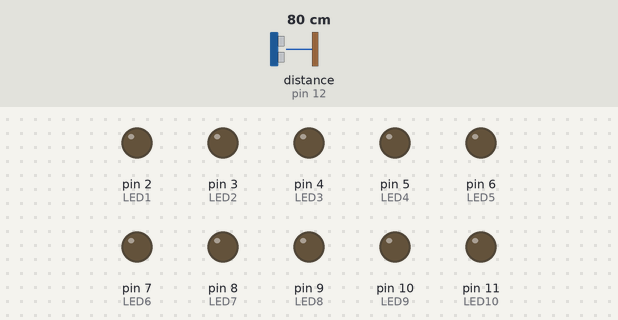
The sketch below on a simulated Arduino Uno, built with avr-gcc and run on an emulated ATmega328P. Parts: output pins drawn as LEDs (lit = HIGH). Wiring (inferred from the names in the program): ultrasonic range finder: trigger pin 13; echo pin 12. The inputs (shaded band) are chosen by the test bench; at power-on: distance to the obstacle (sensor on pin 12) 80 cm. The echo pulse lasts 58.3 µs per cm; pins used as bus, display or sensor lines are not drawn; what the sketch prints to the serial monitor is not drawn.

Above: at 1.2 s.
1.3 s: distance to the obstacle (sensor on pin 12) set to 55 cm
2.8 s: distance to the obstacle (sensor on pin 12) set to 48 cm
At 3.9 s:
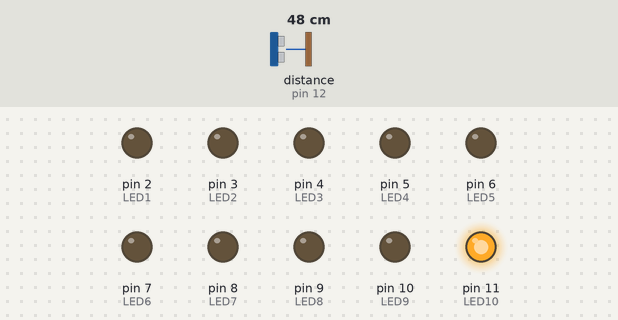
4.3 s: distance to the obstacle (sensor on pin 12) set to 43 cm
At 5.1 s:
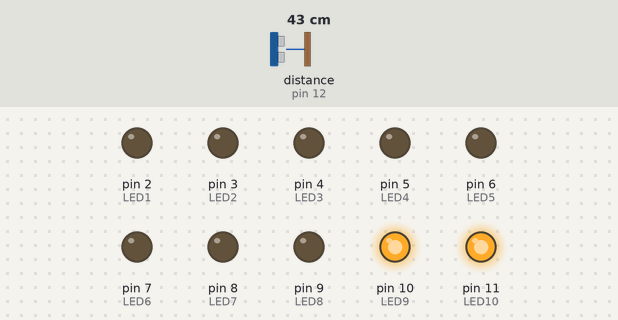
5.8 s: distance to the obstacle (sensor on pin 12) set to 2 cm
At 6.1 s:
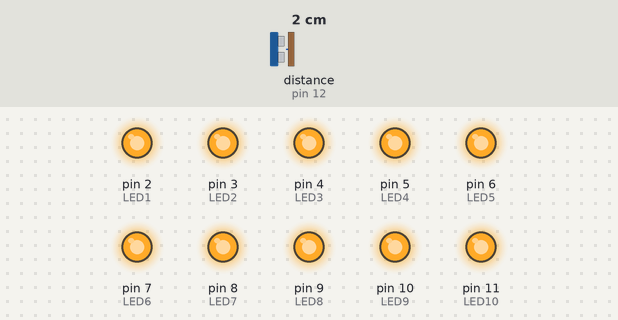
7.3 s: distance to the obstacle (sensor on pin 12) set to 5 cm
8.8 s: distance to the obstacle (sensor on pin 12) set to 8 cm
At 9.6 s:
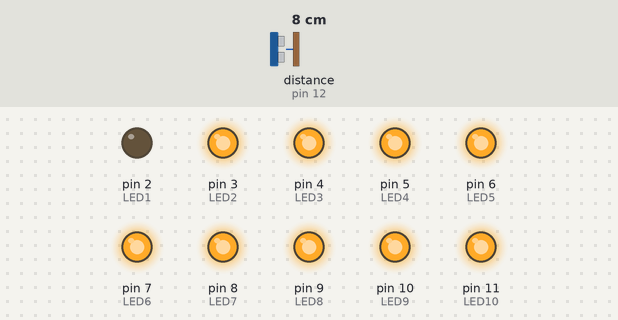
Timing chart, 0 to 11.3 s (numbered marks = the images above; inputs shaded):
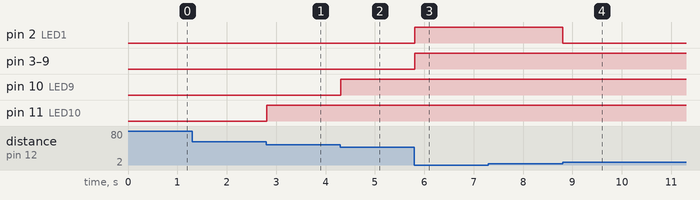

The sketch:

Ultrasonic_LED_Control.ino
```cpp
#define echo 12
#define trig 13

#define LED1 2
#define LED2 3
#define LED3 4
#define LED4 5
#define LED5 6
#define LED6 7
#define LED7 8
#define LED8 9
#define LED9 10
#define LED10 11

int duration = 0;
int distance = 0;

void setup()
{
    Serial.begin(9600);
    pinMode(trig, OUTPUT);
    pinMode(echo, INPUT);

    pinMode(LED1, OUTPUT);
    pinMode(LED2, OUTPUT);
    pinMode(LED3, OUTPUT);
    pinMode(LED4, OUTPUT);
    pinMode(LED5, OUTPUT);
    pinMode(LED6, OUTPUT);
    pinMode(LED7, OUTPUT);
    pinMode(LED8, OUTPUT);
    pinMode(LED9, OUTPUT);
    pinMode(LED10, OUTPUT);
}

void loop()
{
    digitalWrite(trig, HIGH);
    delay(1); // 1 ms
    digitalWrite(trig, LOW);

    duration = pulseIn(echo, HIGH);
    distance = (duration * 0.0343 / 2);
    Serial.println(distance);

    if (distance <= 5)
    {
        digitalWrite(LED1, HIGH);
    }
    else
    {
        digitalWrite(LED1, LOW);
    }

    if (distance <= 10)
    {
        digitalWrite(LED2, HIGH);
    }
    else
    {
        digitalWrite(LED2, LOW);
    }

    if (distance <= 15)
    {
        digitalWrite(LED3, HIGH);
    }
    else
    {
        digitalWrite(LED3, LOW);
    }

    if (distance <= 20)
    {
        digitalWrite(LED4, HIGH);
    }
    else
    {
        digitalWrite(LED4, LOW);
    }

    if (distance <= 25)
    {
        digitalWrite(LED5, HIGH);
    }
    else
    {
        digitalWrite(LED5, LOW);
    }

    if (distance <= 30)
    {
        digitalWrite(LED6, HIGH);
    }
    else
    {
        digitalWrite(LED6, LOW);
    }

    if (distance <= 35)
    {
        digitalWrite(LED7, HIGH);
    }
    else
    {
        digitalWrite(LED7, LOW);
    }

    if (distance <= 40)
    {
        digitalWrite(LED8, HIGH);
    }
    else
    {
        digitalWrite(LED8, LOW);
    }

    if (distance <= 45)
    {
        digitalWrite(LED9, HIGH);
    }
    else
    {
        digitalWrite(LED9, LOW);
    }

    if (distance <= 50)
    {
        digitalWrite(LED10, HIGH);
    }
    else
    {
        digitalWrite(LED10, LOW);
    }
}
```

Measured:
- the behaviour switches between 52 and 51 cm on distance to the obstacle (sensor on pin 12) (found by bisection; images 0 and 1)
- the behaviour switches between 47 and 46 cm on distance to the obstacle (sensor on pin 12) (found by bisection; images 1 and 2)
- the behaviour switches between 6 and 7 cm on distance to the obstacle (sensor on pin 12) (found by bisection; images 3 and 4)
- after the input at 2.8 s, pin 11 (LED10): LOW → HIGH at once
- after the input at 4.3 s, pin 10 (LED9): LOW → HIGH at once
- after the input at 5.8 s, pin 2 (LED1), pin 3 (LED2), pin 4 (LED3), pin 5 (LED4), pin 6 (LED5), pin 7 (LED6), pin 8 (LED7), pin 9 (LED8): LOW → HIGH at once
- after the input at 8.8 s, pin 2 (LED1): HIGH → LOW at once
